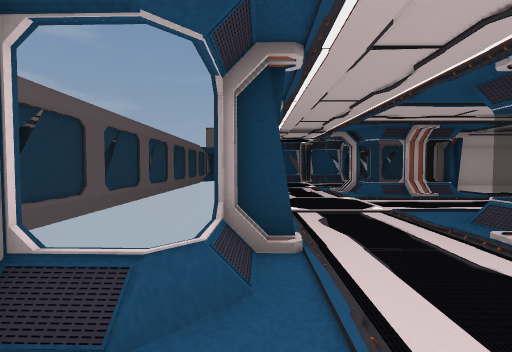
View 1 (above)

24 first-person views from a walk through a Unity game level. The camera is 1.44 m above the floor, tilts 2° down and sees 90° across. The floor is counted in squares, 1.44 m on a side. Each view is taken from the middle of a square. On the plan, view 1 faces up. The plan holds only what a view shows up to about 11 squares ahead; the rest is blank. The place goes on beyond the plan. The player is left out. Door leaves are left out, so doorways stand open. Some surface patterns are stand-ins.

View 2
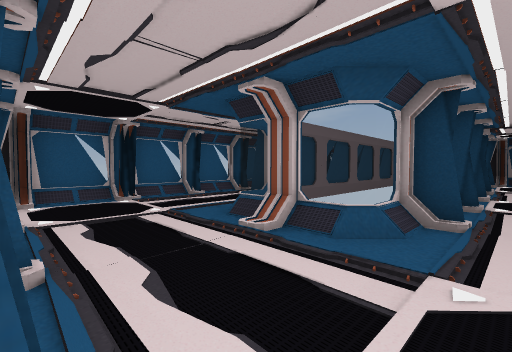

View 3
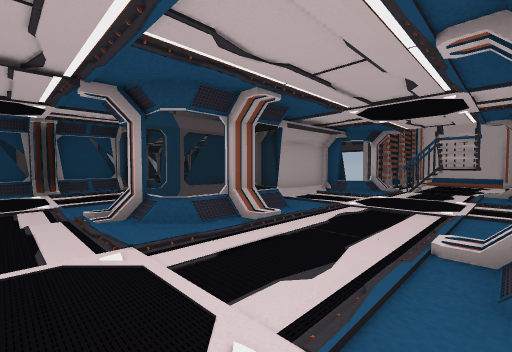

View 4
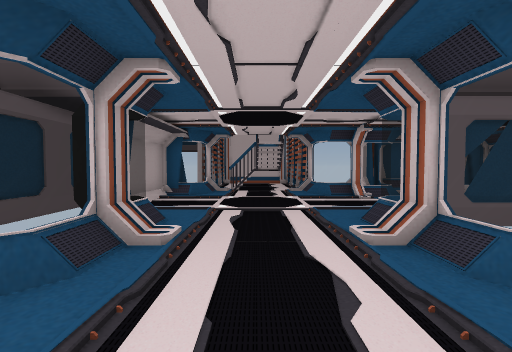

View 5
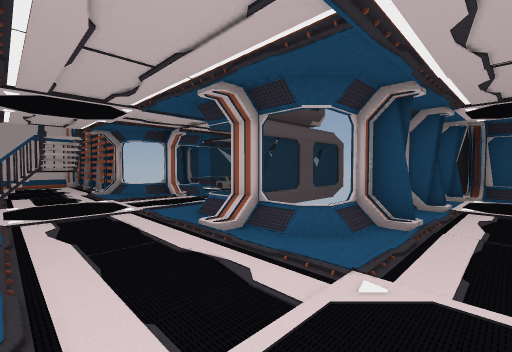

View 6
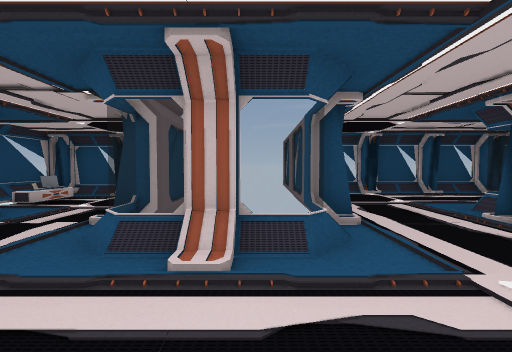

View 7
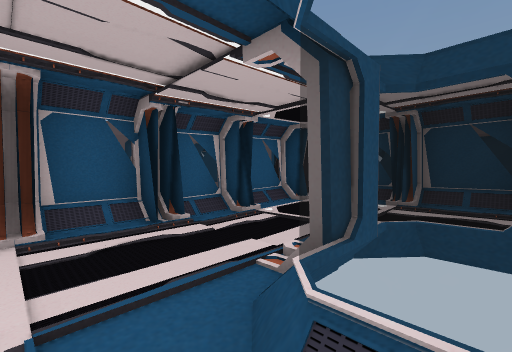

View 8
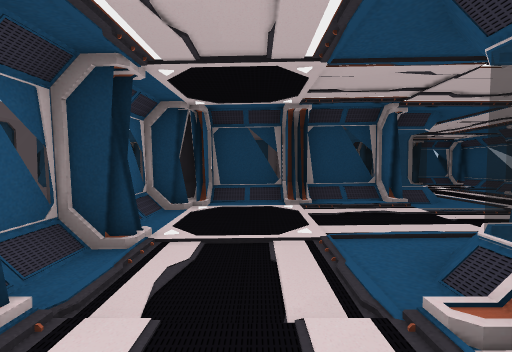

View 9
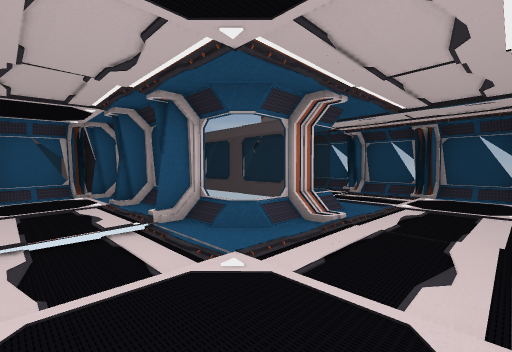

View 10
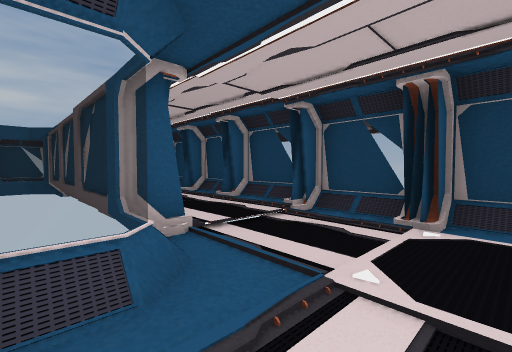

View 11
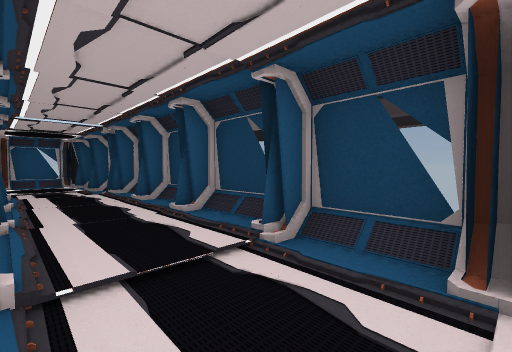

View 12
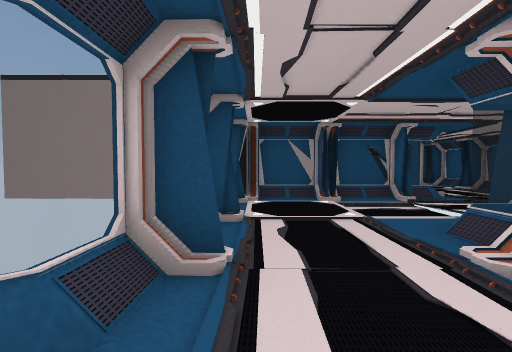

View 13
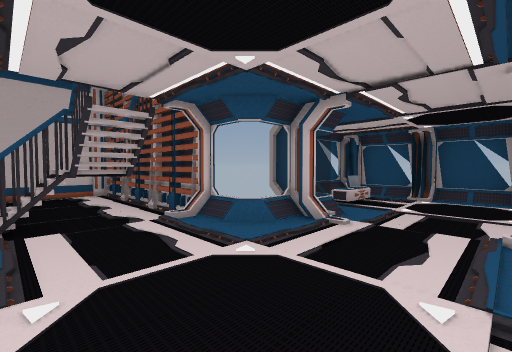

View 14
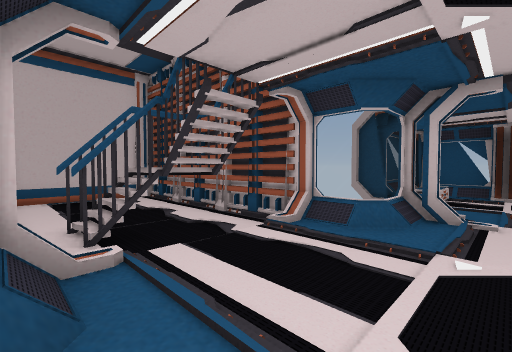

View 15
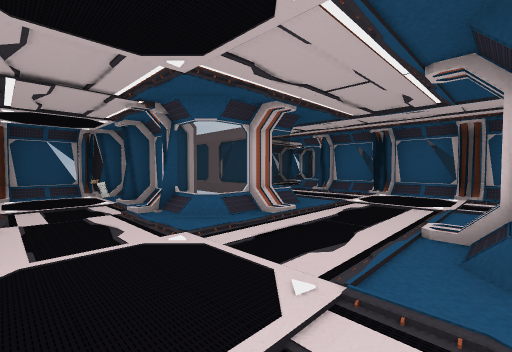

View 16
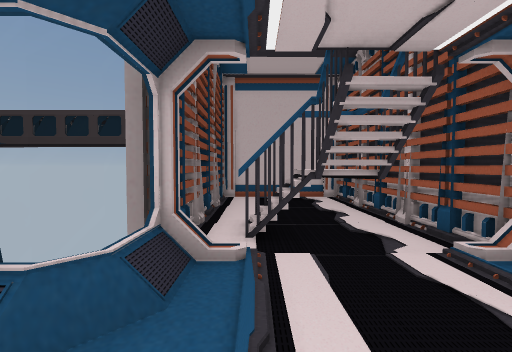

View 17
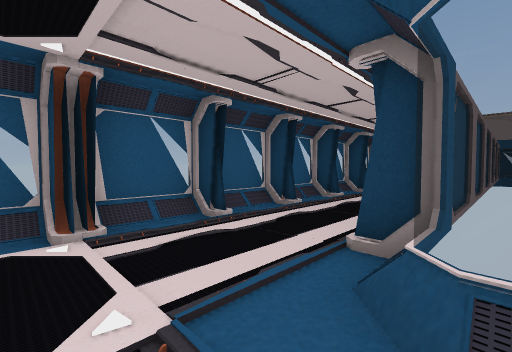

View 18
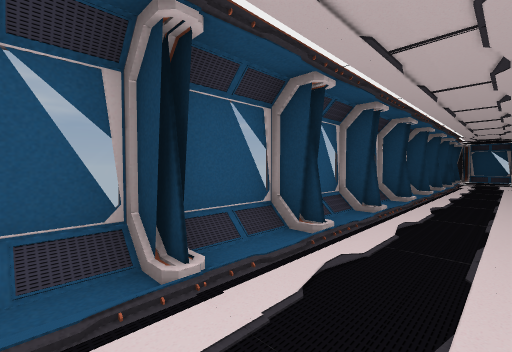

View 19
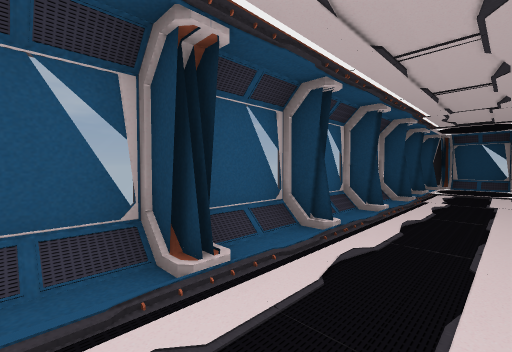

View 20
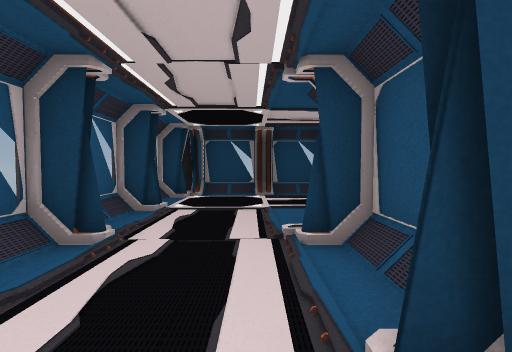

View 21
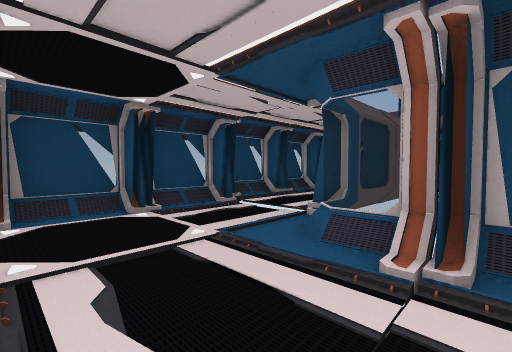

View 22
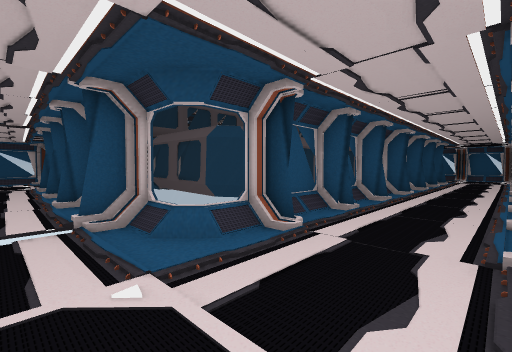

View 23
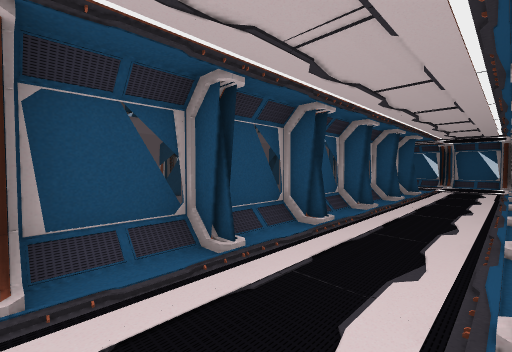

View 24
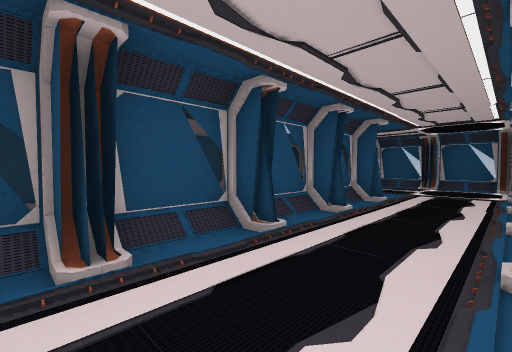

### Floor plan
Key: @ floor where view 1 was taken; # wall or solid block; x gap in a wall; . main floor; : floor 0.25 m higher than the main floor; - floor 0.25 m lower than the main floor; / step, stairs or slope; = window, fence, low wall or low ledge; T thing the floor can be seen under or through; O other object.
Columns run from 8 left of view 1 to 21 right of it. Each row starts with its distance up from view 1.
 24  ##################
 23 ##.#//#:#: #:#//#/=
 22 =.... /.::.:::.....
 21 #...../...........
 20 #.... #:#::/::.....
 19 #.../=###==#=#==.../
 18 #/../#        #=.../
 17 =/..##        #=...#
 16 #....#   #=##===...O
 15 #/..## ### /////...#
 14 #....# #.. /..--...
 13 #...## ##../.......
 12 #....# =/..//#//#.##
 11 #...## =/--/=########
 10 #...## ##...#####...##########
  9 #....# #/...====....=#//-///-#
  8 #:..## ##...../....../-T----/#
  7 #....# #/............/-T----/#
  6 #....= #/............/-T----/#
  5 #...TT #=...=//=....=#/x-///-#
  4 #....T #/...=##=.../=#########
  3 #/..#T ##../# #///.=##
  2 #....=#=#...# #/.-.==#
  1 #/..../..../# ##..../=
  0 #.......@...# #/O..- =
 -1 #...........# #/O...O=
 -2 ##.#/.#.#..## ##//#//#
 -3  ###=####=##   #######

Positions as (right, up) in squares from view 1, and headings:
1: (0, 0), facing up
2: (1, -2), facing up-left
3: (2, 5), facing up-right
4: (2, 7), facing right
5: (2, 8), facing down-right
6: (5, 8), facing down
7: (5, 8), facing up-left
8: (2, 9), facing up
9: (10, 13), facing up-left
10: (9, 18), facing up-left
11: (8, 20), facing up-left
12: (10, 20), facing down
13: (8, 8), facing down-right
14: (10, 9), facing down-right
15: (10, 9), facing down-left
16: (10, 8), facing right
17: (-3, 0), facing up-left
18: (-5, 2), facing up-left
19: (-5, 9), facing up-left
20: (-5, 14), facing up
21: (-7, 17), facing up-right
22: (-7, 21), facing down-right
23: (-7, 15), facing down-right
24: (-7, 11), facing down-right
